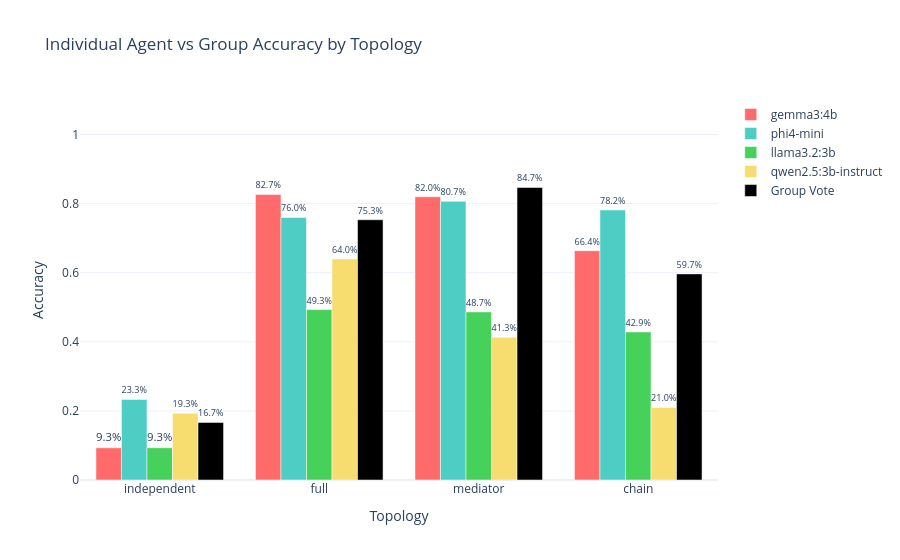

Source (notebook cell):
### Markdown cell above
#### Individual Agent Accuracy vs Group Accuracy

Does (majority) voting actually help? Comparing individual agent accuracy to the group's majority-vote accuracy.

### Code cell
# All rows with max round per group (one per agent)
last_round = df.loc[df["round"] == df.groupby(["topology", "question_idx"])["round"].transform("max")]

# Individual agent accuracy
individual_acc = (
    last_round.assign(correct=lambda d: d["answer"] == d["expected_answer"])
    .groupby(["topology", "agent_id"])["correct"].mean()
    .reset_index(name="accuracy")
)
individual_acc["agent_id"] = individual_acc["agent_id"].map(AGENT_NAME_MAP)

# Group accuracy
group_acc = (
    q_level.groupby("topology")["correct"].mean()
    .reset_index(name="accuracy")
    .assign(agent_id="Group Vote")
)

# Combining individual and group accuracy
combined = pd.concat([individual_acc, group_acc], ignore_index=True)
agent_color_map = {**AGENT_COLORS, "Group Vote": "#000000"}


fig = px.bar(
    combined, x="topology", y="accuracy",
    color="agent_id", barmode="group",
    title="Individual Agent vs Group Accuracy by Topology",
    labels={"accuracy": "Accuracy", "topology": "Topology", "agent_id": ""},
    text=combined["accuracy"].map("{:.1%}".format),
    category_orders={"topology": ["independent", "full", "mediator", "chain"]},
    color_discrete_map=agent_color_map
)

fig.update_traces(textposition="outside")
fig.update_layout(yaxis_range=[0, 1.1])

fig.show()
fig.write_image("figures/individual_vs_group_accuracy.png", scale=2, width=1500)

### Figure 1 — Plotly figure (JSON) as saved in the notebook; plotly's stock layout.template omitted (floating-point values rounded to 4 significant figures)
{"data": [{"alignmentgroup": "True", "hovertemplate": "=gemma3:4b<br>Topology=%{x}<br>Accuracy=%{y}<br>text=%{text}<extra></extra>", "legendgroup": "gemma3:4b", "marker": {"color": "#FF6B6B", "pattern": {"shape": ""}}, "name": "gemma3:4b", "offsetgroup": "gemma3:4b", "orientation": "v", "showlegend": true, "text": ["66.4%", "82.7%", "9.3%", "82.0%"], "textposition": "outside", "type": "bar", "x": ["chain", "full", "independent", "mediator"], "xaxis": "x", "y": [0.6639, 0.8267, 0.09333, 0.82], "yaxis": "y"}, {"alignmentgroup": "True", "hovertemplate": "=phi4-mini<br>Topology=%{x}<br>Accuracy=%{y}<br>text=%{text}<extra></extra>", "legendgroup": "phi4-mini", "marker": {"color": "#4ECDC4", "pattern": {"shape": ""}}, "name": "phi4-mini", "offsetgroup": "phi4-mini", "orientation": "v", "showlegend": true, "text": ["78.2%", "76.0%", "23.3%", "80.7%"], "textposition": "outside", "type": "bar", "x": ["chain", "full", "independent", "mediator"], "xaxis": "x", "y": [0.7815, 0.76, 0.2333, 0.8067], "yaxis": "y"}, {"alignmentgroup": "True", "hovertemplate": "=llama3.2:3b<br>Topology=%{x}<br>Accuracy=%{y}<br>text=%{text}<extra></extra>", "legendgroup": "llama3.2:3b", "marker": {"color": "#45D15A", "pattern": {"shape": ""}}, "name": "llama3.2:3b", "offsetgroup": "llama3.2:3b", "orientation": "v", "showlegend": true, "text": ["42.9%", "49.3%", "9.3%", "48.7%"], "textposition": "outside", "type": "bar", "x": ["chain", "full", "independent", "mediator"], "xaxis": "x", "y": [0.4286, 0.4933, 0.09333, 0.4867], "yaxis": "y"}, {"alignmentgroup": "True", "hovertemplate": "=qwen2.5:3b-instruct<br>Topology=%{x}<br>Accuracy=%{y}<br>text=%{text}<extra></extra>", "legendgroup": "qwen2.5:3b-instruct", "marker": {"color": "#F7DC6F", "pattern": {"shape": ""}}, "name": "qwen2.5:3b-instruct", "offsetgroup": "qwen2.5:3b-instruct", "orientation": "v", "showlegend": true, "text": ["21.0%", "64.0%", "19.3%", "41.3%"], "textposition": "outside", "type": "bar", "x": ["chain", "full", "independent", "mediator"], "xaxis": "x", "y": [0.2101, 0.64, 0.1933, 0.4133], "yaxis": "y"}, {"alignmentgroup": "True", "hovertemplate": "=Group Vote<br>Topology=%{x}<br>Accuracy=%{y}<br>text=%{text}<extra></extra>", "legendgroup": "Group Vote", "marker": {"color": "#000000", "pattern": {"shape": ""}}, "name": "Group Vote", "offsetgroup": "Group Vote", "orientation": "v", "showlegend": true, "text": ["59.7%", "75.3%", "16.7%", "84.7%"], "textposition": "outside", "type": "bar", "x": ["chain", "full", "independent", "mediator"], "xaxis": "x", "y": [0.5966, 0.7533, 0.1667, 0.8467], "yaxis": "y"}], "layout": {"barmode": "group", "legend": {"title": {"text": ""}, "tracegroupgap": 0}, "title": {"text": "Individual Agent vs Group Accuracy by Topology"}, "xaxis": {"anchor": "y", "categoryarray": ["independent", "full", "mediator", "chain"], "categoryorder": "array", "domain": [0, 1], "title": {"text": "Topology"}}, "yaxis": {"anchor": "x", "domain": [0, 1], "range": [0, 1.1], "title": {"text": "Accuracy"}}}}
